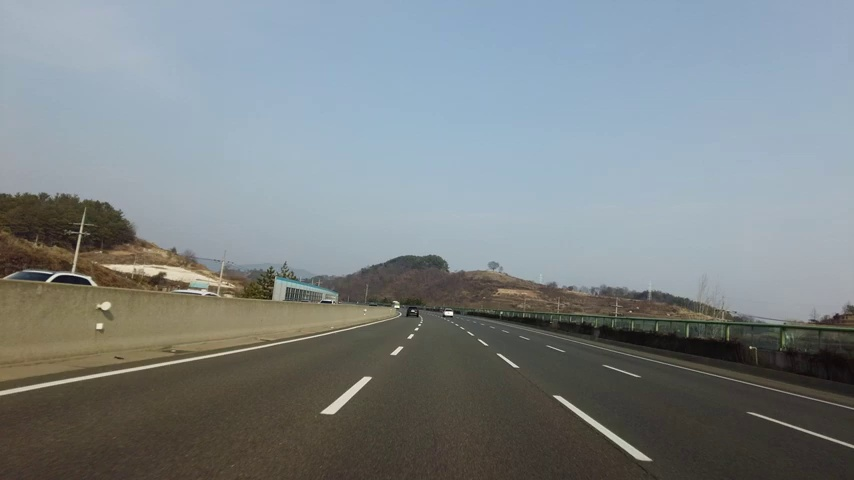
#> input picture asdlf.jpg, 854 x 480 px
$ jupyter execute '차량인식_이미지로_연습.ipynb'   (shell and % lines are left out)
#> lines starting #> are read from the running program, lines starting #| are printed output that depends on the picture; after the words box and inside, x2 and y2 are one past the last pixel; in counts of white or black regions, pixels touching at a corner belong together
[cell 1]
import matplotlib.pyplot as plt
import matplotlib.image as mpimg
import cv2

img = mpimg.imread('asdlf.jpg')
#> img is the input picture: shape (480, 854, 3); mean R, G, B 124.8, 132.4, 134.9

plt.figure(figsize=(10,8))
print('This image is: ', type(img), 'with dimensions: ', img.shape)
#| This image is:  <class 'numpy.ndarray'> with dimensions:  (480, 854, 3)
plt.imshow(img)
plt.show()
#이미지 읽어오기

#### 이미지를 읽어오는 코드입니다.
#### mpimg.imread() 함수를 사용하여 'asdlf.jpg' 파일을 읽어와 변수 img에 저장하였습니다.
#### 그리고 imshow() 함수를 사용하여 이미지를 화면에 보여주고 있습니다.
#### plt.show() 함수를 사용하여 화면에 출력된 이미지를 보여주고 있습니다.
#### 코드 실행 결과, 이미지 파일이 성공적으로 읽혔고, 해당 이미지가 어떤 타입인지와 크기는 img.shape로 출력하였습니다.

[cell 2]
def grayscale(img):
    return cv2.cvtColor(img, cv2.COLOR_RGB2GRAY)

gray = grayscale(img)
#> in grayscale, `return cv2.cvtColor(img, cv2.COLOR_RGB2GRAY)`:
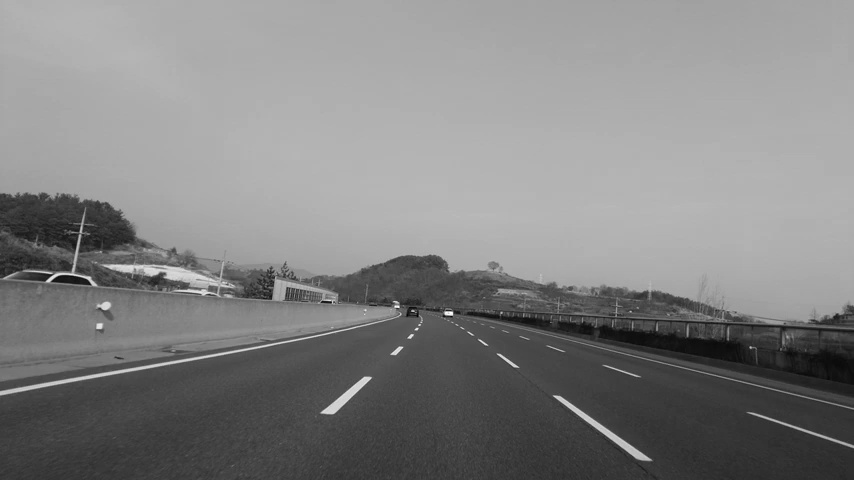
#> returned value: shape (480, 854); min 1, max 254, mean 130.5
plt.figure(figsize=(10,8))
plt.imshow(gray, cmap = 'gray')
plt.show()
#gray색으로 변경

#### 주어진 이미지를 그레이스케일로 변경하는 코드가 작성하였습니다.
#### cv2.cvtColor() 함수를 사용하여 RGB 이미지를 그레이스케일 이미지로 변환하고, 결과 이미지를 gray 변수에 저장했습니다.
#### 그리고 imshow() 함수를 사용하여 그레이스케일 이미지를 화면에 출력했습니다.
#### cmap 매개변수를 'gray'로 설정하여 회색조 이미지로 출력하고 있습니다.
#### plt.show() 함수를 사용하여 화면에 출력된 이미지를 보여주고 있습니다.
#### 코드 실행 결과, 주어진 이미지가 그레이스케일로 변환되어 화면에 출력했습니다.

[cell 3]
def gaussian_blur(img, kernel_size):
    blur_gray = cv2.GaussianBlur(img, (kernel_size, kernel_size), 0)
    return blur_gray

kernel_size = 5
blur_gray = gaussian_blur(gray, kernel_size)

plt.figure(figsize = (10,8))
plt.imshow(blur_gray, cmap = 'gray')
plt.show()
#가우시안 블러

#### 가우시안 블러(Gaussian Blur)를 적용하는 코드를 만들었습니다.
#### cv2.GaussianBlur() 함수를 사용하여 kernel_size 크기의 가우시안 필터를 적용한 이미지를 blur_gray 변수에 저장했습니다.
#### 그리고 imshow() 함수를 사용하여 가우시안 블러를 적용한 이미지를 화면을 출력했습니다.
#### plt.show() 함수를 사용하여 화면에 출력된 이미지를 보여줬습니다.
#### 코드 실행 결과, 주어진 이미지에 가우시안 블러가 적용되어 화면에 출력하였습니다.

[cell 4]
def canny(img, low_threshold, high_threshold):
    return cv2.Canny(img, low_threshold, high_threshold)

low_threshold =50
high_threshold = 200
edges = canny(blur_gray, low_threshold, high_threshold)
#> in canny, `return cv2.Canny(img, low_threshold, high_threshold)`:
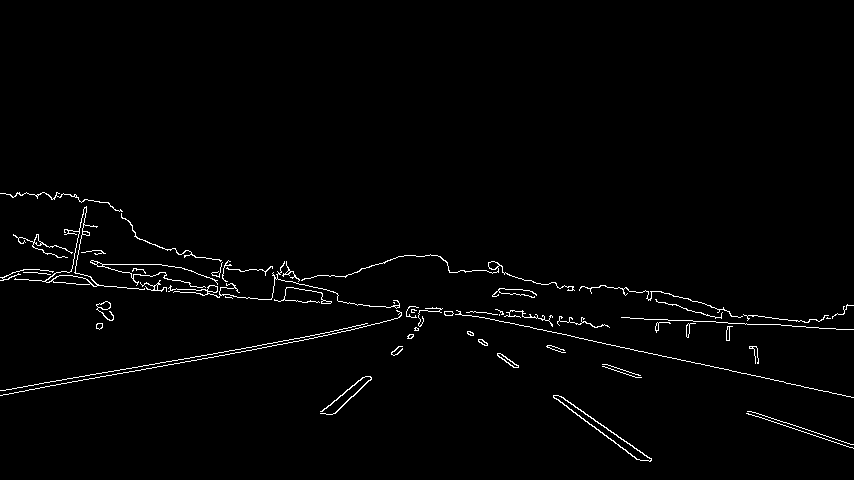
#> returned value: shape (480, 854); 1.5% white in thin lines or dots, all inside (x1, y1, x2, y2) = (0, 192, 854, 462)

plt.figure(figsize=(10,8))
plt.imshow(edges, cmap ='gray')
plt.show()
#canny edge detection

#### 이미지에 캐니(Canny) 에지 검출을 적용하는 코드로 작성하였습니다.
#### cv2.Canny() 함수를 사용하여 low_threshold와 high_threshold 값을 적용한 캐니 에지 검출을 적용한 이미지를 edges 변수에 저장하고, imshow() 함수를 사용하여 캐니 에지 검출을 적용한 이미지를 화면에 출력했습니다.
#### plt.show() 함수를 사용하여 화면에 출력된 이미지를 출력했습니다.
#### 코드 실행 결과, 주어진 이미지에 캐니 에지 검출이 적용되어 화면에 출력되었습니다.

[cell 5]
import numpy as np

mask = np.zeros_like(img)

plt.figure(figsize=(10,8))
plt.imshow(mask, cmap = 'gray')
plt.show()
#화면 검정으로 채움.

#### 이미지와 같은 크기의 검정색 이미지를 생성하는 코드입니다.
#### numpy.zeros_like() 함수를 사용하여 img와 같은 크기의 모든 요소가 0인 배열을 생성하고, mask 변수에 저장했습니다.
#### 그리고 imshow() 함수를 사용하여 검정색 이미지인지를 확인했습니다.

[cell 6]
if len(img.shape) > 2:
    channel_count = img.shape[2]
#> channel_count = 3
    ignore_mask_color = (255,)
else:
    ignore_mask_color = 255

imshape = img.shape
#> imshape = (480, 854, 3)
print(imshape)
#| (480, 854, 3)


vertices = np.array([[(200, imshape[0]),
                      (420, 320),
                      (480, 320),
                      (700, imshape[0])]], dtype=np.int32)
                       #우측 하단의 꼭지점 좌표 x=이미지너비-20, y = 이미지높이


'''
vertices = np.array([[(100,imshape[0]),   #좌측하단의 꼭지점 좌표 x=100, y= 이미지 높이
                     (450,320),           #좌측 상단의 꼭지점.
                     (550,320),           #우측 상단의 꼭지점.
                     (imshape[1]-20,imshape[0])]], dtype=np.int32)
                       #우측 하단의 꼭지점 좌표 x=이미지너비-20, y = 이미지높이
'''
cv2.fillPoly(mask, vertices, ignore_mask_color)
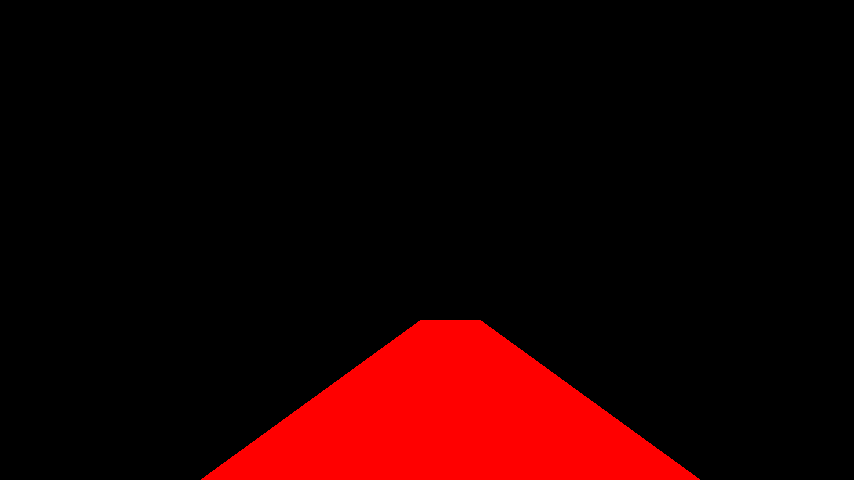
#> mask: shape (480, 854, 3); mean of channels 0, 1, 2 27.9, 0, 0; drawn as R, G, B

plt.figure(figsize=(10,8))
plt.imshow(mask, cmap ='gray')
plt.show()
#사다리꼴 범위안에서 차선을 인식하겠다.

#### 이미지에서 차선을 인식할 사다리꼴 모양의 범위를 생성하는 코드로 작성했습니다.
#### 코드에서 if문을 사용하여 이미지가 회색조 이미지가 아닌 경우(img.shape의 길이가 3 이상인 경우) channel_count 변수에 이미지의 채널 수를 저장하고, ignore_mask_color 변수에 (255,)를 할당했습니다.
#### 그리고 else문에서는 ignore_mask_color 변수에 255를 할당합니다.
#### vertices 변수는 네 개의 꼭지점 좌표를 포함하는 numpy 배열입니다.
#### 이 배열의 요소는 네 개의 튜플을 포함합니다.
#### 이 튜플은 사다리꼴 모양 범위를 생성하기 위한 꼭지점 좌표를 정의합니다.
#### numpy.array() 함수를 사용하여 꼭지점 좌표를 numpy 배열 형태로 정의하고, 이를 vertices 변수에 저장하였고
#### cv2.fillPoly() 함수를 사용하여 mask 이미지에 vertices 영역을 채웠습니다.
#### imshow() 함수를 사용하여 생성된 mask 이미지를 화면에 보여줬습니다.
#### plt.show() 함수를 사용하여 화면에 출력된 이미지를 보여주고 있습니다.
#### 코드 실행 결과, 주어진 이미지에서 차선을 인식할 사다리꼴 모양의 범위가 생성되어 화면에 출력되었습니다.

[cell 7]
#흰색 차선을 인식
def region_of_interest(img, vertices):
    mask = np.zeros_like(img)    #img와 같은 크기의 빈 이미지

    if len(img.shape) >2:    #color 이미지(3채널)라면
        channel_count = img.shape[2]
        ignore_mask_color = (245,) * channel_count

    else:                    #흑백 이미지일 때
        ignore_mask_color =255
    cv2.fillPoly(mask, vertices, ignore_mask_color)

    masked_image = cv2.bitwise_and(img, mask)
    return masked_image

[cell 8]
imshape = img.shape
vertices = np.array([[(200, imshape[0]),
                      (420, 320),
                      (480, 320),
                      (700, imshape[0])]], dtype=np.int32)
mask = region_of_interest(edges, vertices)
#> in region_of_interest, `cv2.fillPoly(mask, vertices, ignore_mask_color)`:
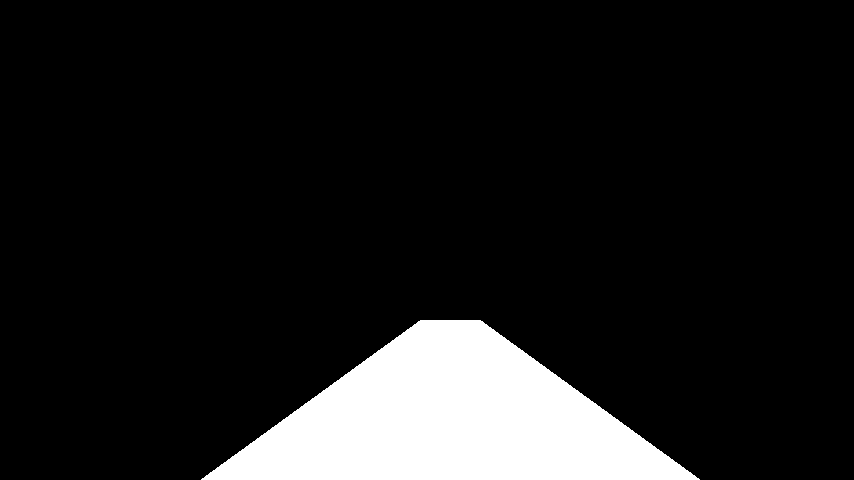
#> mask: shape (480, 854); 10.9% white; 1 white region, box (x1, y1, x2, y2) and area: (201, 320, 700, 480) 44860
#> in region_of_interest, `masked_image = cv2.bitwise_and(img, mask)`:
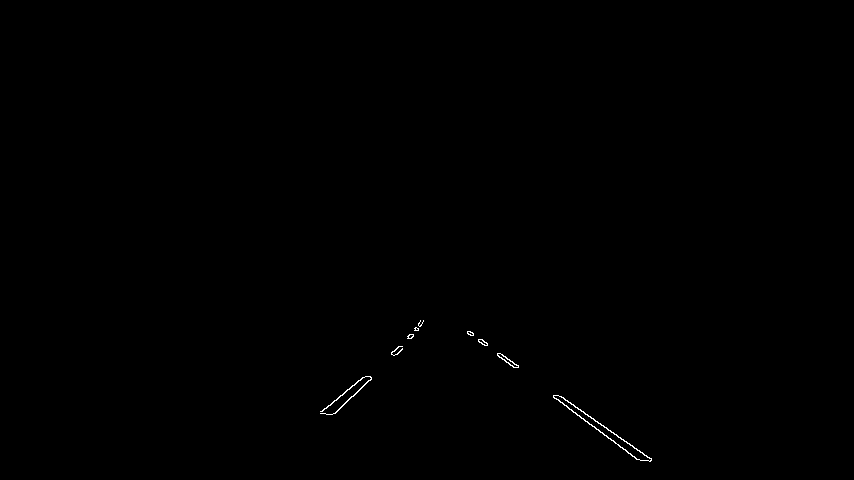
#> masked_image: shape (480, 854); 0.17% white in thin lines or dots, all inside (x1, y1, x2, y2) = (320, 320, 652, 462)

plt.figure(figsize=(10,8))
plt.imshow(mask, cmap='gray')
plt.show()

#### 이미지에서 사다리꼴 모양의 영역 안에 있는 흰색 차선을 인식하도록 설정하였습니다.
#### region_of_interest() 함수에서는 vertices로 주어진 꼭지점들이 이루는 다각형 모양의 마스크를 만든 후, cv2.bitwise_and() 함수를 사용하여 원본 이미지와 이 마스크를 적용하여 차선 부분만을 추출 하였습니다.

[cell 9]
# 함수
def draw_lines(img, lines, color=[255, 0, 0], thickness=5):
    for line in lines:
        for x1, y1, x2, y2 in line:
            cv2.line(img, (x1, y1), (x2, y2), color, thickness)

# 함수
def hough_lines(img, rho, theta, threshold, min_line_len, max_line_gap):
    lines = cv2.HoughLinesP(img, rho, theta, threshold, np.array([]),
                            minLineLength=min_line_len,
                            maxLineGap=max_line_gap)
    line_img = np.zeros((img.shape[0], img.shape[1], 3), dtype=np.uint8)
    draw_lines(line_img, lines)
    return line_img

[cell 10]
rho = 2
theta = np.pi/180
threshold = 90
min_line_len = 120
max_line_gap = 150

lines = hough_lines(mask, rho, theta, threshold, min_line_len, max_line_gap)
#> in hough_lines, `lines = cv2.HoughLinesP(img, rho, theta, threshold, np.array([]), minL..`: lines = [[467, 331, 637, 459], [468, 334, 651, 458]]
#> the loop in draw_lines, `for line in lines:` made 2 passes

plt.figure(figsize=(10, 8))
plt.imshow(lines, cmap='gray')
plt.show()

#### Hough 변환을 이용하여 이미지에서 직선을 검출하고, 검출된 직선을 그림으로 표현하는 코드입니다.
#### draw_lines 함수는 Hough 변환으로 검출된 직선을 그리기 위한 함수로, cv2.line 함수를 이용하여 이미지 위에 직선을 그립니다.
#### hough_lines 함수는 cv2.HoughLinesP 함수를 이용하여 Hough 변환을 수행한 후, 검출된 직선을 draw_lines 함수를 이용하여 그림으로 표현한 이미지를 반환합니다.
#### 마지막 부분에서는 hough_lines 함수를 이용하여 검출된 직선을 이미지로 출력합니다. plt.imshow 함수를 이용하여 이미지를 출력하고, plt.show 함수를 이용하여 화면에 출력된 이미지를 보여줍니다.

[cell 11]
def weighted_img(img, initial_img, a = 0.8, b = 1, c = 0.):
    return cv2.addWeighted(initial_img, a, img, b, c)

lines_edges = weighted_img(lines, img, a=0.8, b = 1, c = 0.)
#> in weighted_img, `return cv2.addWeighted(initial_img, a, img, b, c)`:
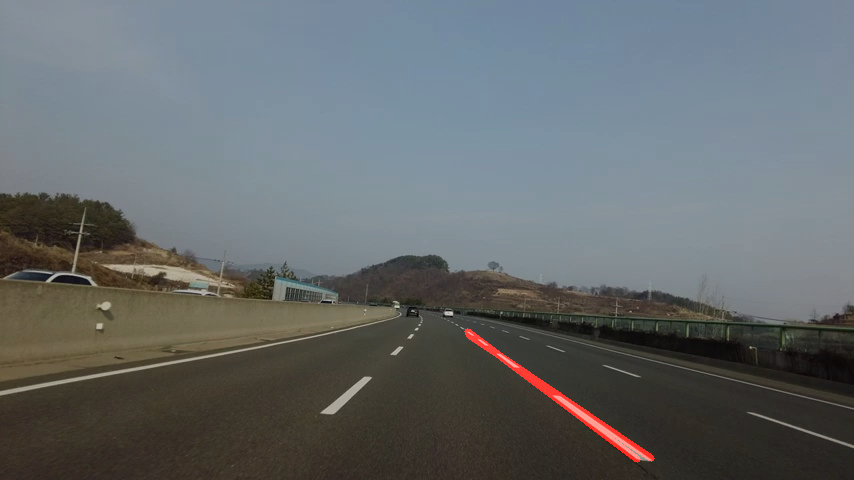
#> returned value: shape (480, 854, 3); mean of channels 0, 1, 2 100.9, 105.9, 107.9; drawn as R, G, B

plt.figure(figsize=(10,8))
plt.imshow(lines_edges)
plt.show()

$ run again, with capture0.jpg copied over asdlf.jpg
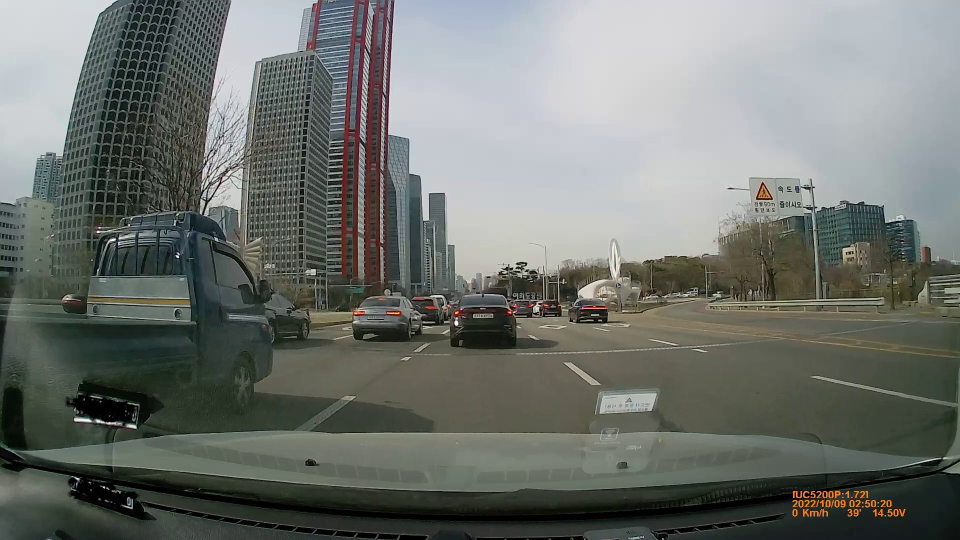
#> input picture capture0.jpg, 1920 x 1080 px (shown at 1/2 size)
#> img is the input picture: shape (1080, 1920, 3); mean R, G, B 111.7, 115.8, 111
#| This image is:  <class 'numpy.ndarray'> with dimensions:  (1080, 1920, 3)
#| (1080, 1920, 3)
#> in region_of_interest, `masked_image = cv2.bitwise_and(img, mask)`:
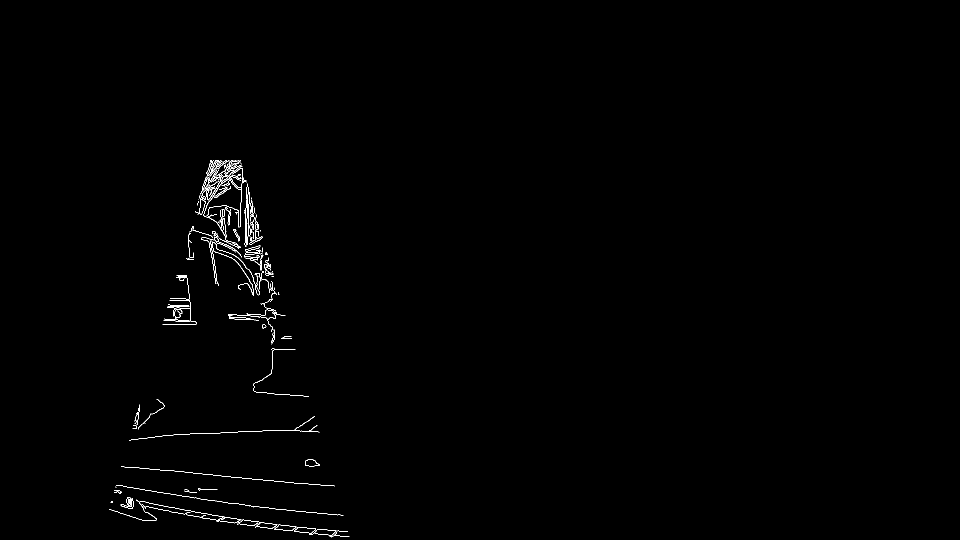
#> masked_image: shape (1080, 1920) (shown at 1/2 size); 0.47% white in thin lines or dots, all inside (x1, y1, x2, y2) = (218, 320, 699, 1075)
#> lines = 65 rows, first 6: [253, 999, 666, 1072], [232, 970, 506, 1014], [245, 1013, 637, 1068], [343, 941, 589, 966], [347, 869, 623, 859], [470, 321, 671, 1071]
#> the loop in draw_lines, `for line in lines:` made 65 passes
#> in weighted_img, `return cv2.addWeighted(initial_img, a, img, b, c)`:
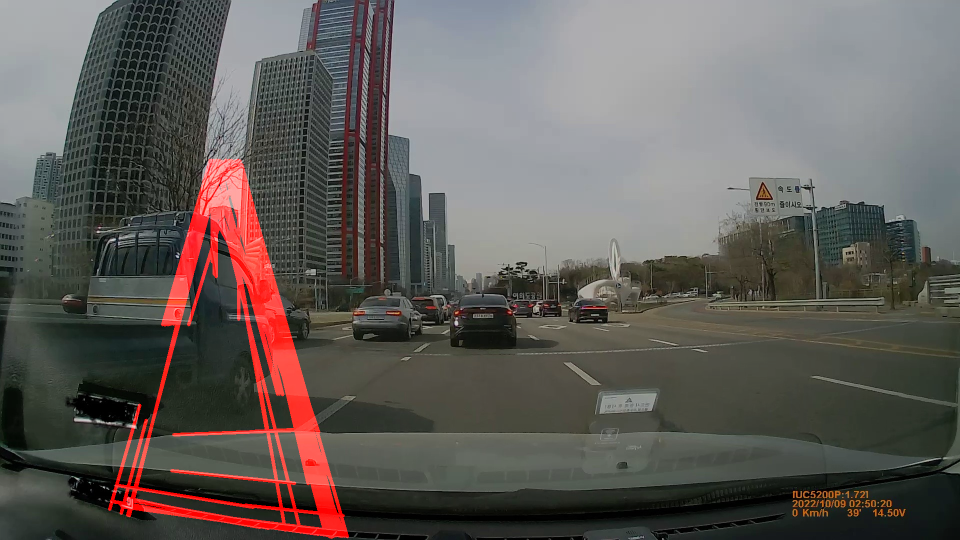
#> returned value: shape (1080, 1920, 3) (shown at 1/2 size); mean of channels 0, 1, 2 97.4, 92.6, 88.8; drawn as R, G, B
